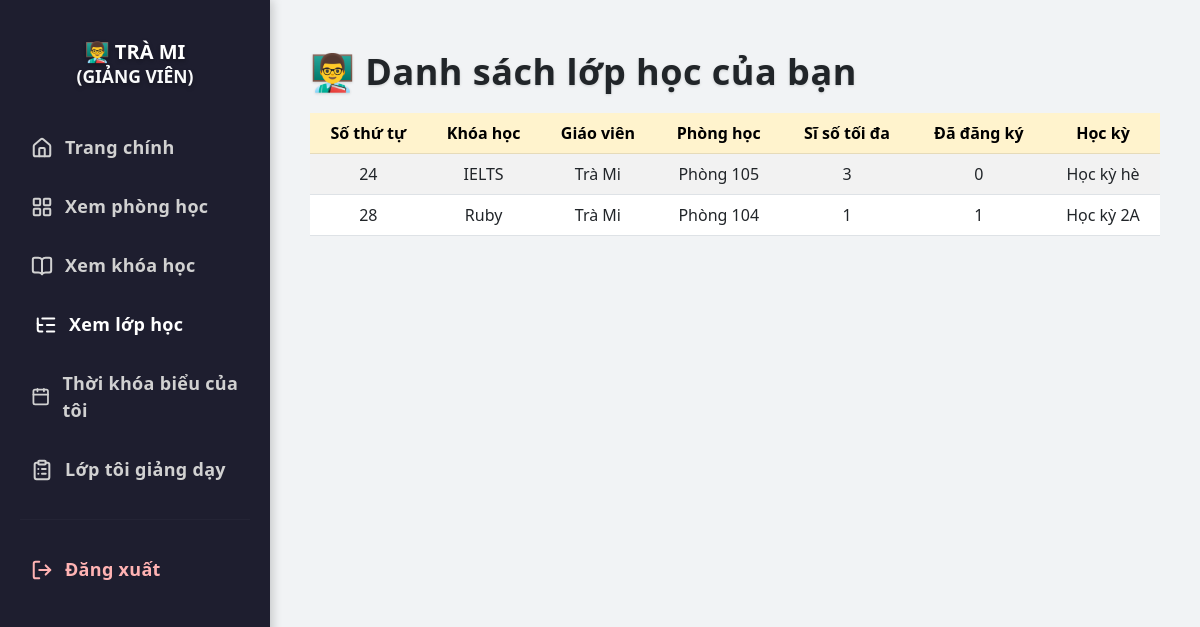
The app's page /view-classes (signed in) with its own data.
### tables this page shows
CREATE TABLE users (
            id INTEGER PRIMARY KEY AUTOINCREMENT,
            full_name TEXT NOT NULL,
            email TEXT NOT NULL UNIQUE,
            password TEXT NOT NULL,
            role TEXT NOT NULL CHECK (role IN ('student', 'teacher', 'admin')),
            dob DATE,                
            phone TEXT,             
            gender TEXT CHECK (gender IN ('male', 'female', 'other')), 
            cccd TEXT              
        , image TEXT);

CREATE TABLE classes (
            id INTEGER PRIMARY KEY AUTOINCREMENT,
            course_id INTEGER NOT NULL,
            teacher_id INTEGER NOT NULL,
            room_id INTEGER NOT NULL,
            capacity INTEGER NOT NULL CHECK (capacity > 0),
            registered INTEGER DEFAULT 0, semester_id INTEGER REFERENCES semesters(id),
            FOREIGN KEY (course_id) REFERENCES courses(id),
            FOREIGN KEY (teacher_id) REFERENCES users(id),
            FOREIGN KEY (room_id) REFERENCES rooms(id)
        );

CREATE TABLE courses (
            id INTEGER PRIMARY KEY AUTOINCREMENT,
            name TEXT NOT NULL UNIQUE,
            description TEXT
        , image TEXT);

CREATE TABLE rooms (
            id INTEGER PRIMARY KEY AUTOINCREMENT,
            name TEXT NOT NULL UNIQUE,
            status TEXT NOT NULL CHECK (status IN ('available', 'occupied', 'maintenance'))
        );

CREATE TABLE semesters (
            id INTEGER PRIMARY KEY AUTOINCREMENT,
            name TEXT NOT NULL,
            start_date TEXT NOT NULL,  -- yyyy-MM-dd
            end_date TEXT NOT NULL
        );

### app.py (the view)
@app.route('/view-classes')
@login_required
def view_classes():
    conn = sqlite3.connect('database.db')
    cursor = conn.cursor()
    if current_user.role == 'admin':
        query = """
            SELECT
                classes.id, courses.name, users.full_name, rooms.name,
                classes.capacity, classes.registered, semesters.name
            FROM classes
            JOIN courses ON classes.course_id = courses.id
            JOIN users ON classes.teacher_id = users.id
            JOIN rooms ON classes.room_id = rooms.id
            JOIN semesters ON classes.semester_id = semesters.id
        """
        classes = cursor.execute(query).fetchall()
    elif current_user.role == 'teacher':
        query = """
            SELECT
                classes.id, courses.name, users.full_name, rooms.name,
                classes.capacity, classes.registered, semesters.name
            FROM classes
            JOIN courses ON classes.course_id = courses.id
            JOIN users ON classes.teacher_id = users.id
            JOIN rooms ON classes.room_id = rooms.id
            JOIN semesters ON classes.semester_id = semesters.id
            WHERE classes.teacher_id = ?
        """
        classes = cursor.execute(query, (current_user.id,)).fetchall()
    else:
        conn.close()
        return "Không có quyền truy cập", 403
    conn.close()
    return render_template('view_classes.html', classes=classes, user=current_user)

### app.py (called while the page is built)
@login_manager.user_loader
def load_user(user_id):
    conn = sqlite3.connect('database.db')
    cursor = conn.cursor()
    cursor.execute("SELECT id, full_name, email, role, image FROM users WHERE id = ?", (user_id,))
    row = cursor.fetchone()
    conn.close()
    if row:
        return User(*row)
    return None

### templates/view_classes.html (shortened to what this page needs)
<!DOCTYPE html>
<html lang="vi">
<head>
  <link href="https://cdn.jsdelivr.net/npm/bootstrap@5.3.0/dist/css/bootstrap.min.css" rel="stylesheet">
</head>
<body>
<div class="sidebar">
  {% if user.role == 'admin' %}
    <h4>🎓 {{ user.full_name }}<br><small class="text-light">(ADMIN)</small></h4>
  {% elif user.role == 'teacher' %}
    <h4>👨‍🏫 {{ user.full_name }}<br><small class="text-light">(GIẢNG VIÊN)</small></h4>
  {% else %}
    <h4>👩‍🎓 {{ user.full_name }}<br><small class="text-light">(Sinh viên)</small></h4>
  {% endif %}
  <a href="/dashboard"><i data-lucide="home"></i>Trang chính</a>
  <a href="{{ url_for('view_rooms') }}"><i data-lucide="layout-grid"></i>Xem phòng học</a>
  <a href="{{ url_for('view_courses') }}"><i data-lucide="book-open"></i>Xem khóa học</a>
  <a href="{{ url_for('view_classes') }}" class="active"><i data-lucide="list-tree"></i>Xem lớp học</a>
  {% if user.role == 'teacher' %}
    <a href="{{ url_for('teacher_schedule') }}"><i data-lucide="calendar"></i>Thời khóa biểu của tôi</a>
    <a href="{{ url_for('teacher_my_class') }}"><i data-lucide="clipboard-list"></i>Lớp tôi giảng dạy</a>
  {% endif %}
  <hr>
  <a href="{{ url_for('logout') }}" class="logout-link"><i data-lucide="log-out"></i>Đăng xuất</a>
</div>
<div class="main-content">
  {% if user.role == 'teacher' %}
    <h2>👨‍🏫 Danh sách lớp học của bạn</h2>
  {% endif %}
  <div class="table-responsive">
    <table class="table table-striped table-hover align-middle">
      <thead class="table-warning text-center">
        <tr>
          <th scope="col">Số thứ tự</th>
          <th scope="col">Khóa học</th>
          <th scope="col">Giáo viên</th>
          <th scope="col">Phòng học</th>
          <th scope="col">Sĩ số tối đa</th>
          <th scope="col">Đã đăng ký</th>
          <th scope="col">Học kỳ</th>
        </tr>
      </thead>
      <tbody class="text-center" id="classTableBody">
        {% for c in classes %}
        <tr>
          <td>{{ c[0] }}</td>
          <td>{{ c[1] }}</td>
          <td>{{ c[2] }}</td>
          <td>{{ c[3] }}</td>
          <td>{{ c[4] }}</td>
          <td>{{ c[5] }}</td>
          <td>{{ c[6] }}</td>
        </tr>
        {% endfor %}
      </tbody>
    </table>
  </div>
</div>
</body>
</html>

### templates/view_classes.html (style rules this page uses)
body { margin: 0; font-family: 'Segoe UI', sans-serif; background: #f1f3f5; }
.sidebar { width: 270px; min-height: 100vh; background: #1e1e2f; padding-top: 40px; position: fixed; left: 0; top: 0; box-shadow: 2px 0 10px rgba(0, 0, 0, 0.2); }
.sidebar h4 { color: #fff; text-align: center; margin-bottom: 30px; font-weight: 800; font-size: 20px; text-transform: uppercase; text-shadow: 0 2px 4px rgba(0, 0, 0, 0.3); }
.sidebar a { display: flex; align-items: center; padding: 16px 26px; color: #d1d1d1; font-size: 18px; font-weight: 700; text-decoration: none; border-left: 5px solid transparent; transition: all 0.35s ease; letter-spacing: 0.3px; position: relative; }
.sidebar a::before { content: ''; position: absolute; top: 0; left: 0; height: 100%; width: 0; background: linear-gradient(90deg, #4dabf7, #c084fc); transition: width 0.35s ease; z-index: 0; opacity: 0.15; }
.sidebar a:hover, .sidebar a.active { color: #fff; transform: translateX(4px); }
.sidebar a svg { width: 22px; height: 22px; margin-right: 12px; stroke-width: 2.2; transition: transform 0.3s ease; z-index: 1; }
.logout-link { color: #ffb3b3 !important; }
.main-content { margin-left: 270px; padding: 50px 40px; }
.main-content h2 { font-size: 36px; font-weight: 900; color: #212529; text-shadow: 0 1px 3px rgba(0, 0, 0, 0.15); margin-bottom: 20px; letter-spacing: 0.5px; }
hr { border-color: rgba(255, 255, 255, 0.1); margin: 20px 20px; }
.table th { font-weight: 600; }

### records on screen
users: full_name "TRÀ MI"
classes: id "24", name "IELTS", full_name "Trà Mi", name "Phòng 105", capacity "3", registered "0", name "Học kỳ hè"
classes: id "28", name "Ruby", full_name "Trà Mi", name "Phòng 104", capacity "1", registered "1", name "Học kỳ 2A"
